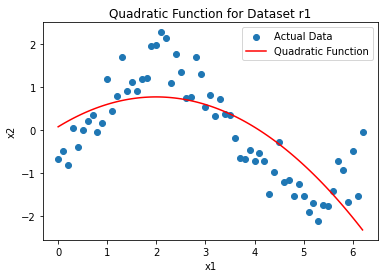

Python code for this plot:
import pandas as pd
import numpy as np
from sklearn.preprocessing import PolynomialFeatures
from sklearn.linear_model import LinearRegression
import matplotlib.pyplot as plt

# Replace 'your_data.csv' with the actual file name and path
r1 = pd.read_csv("C:\\Users\\rutvi\\OneDrive\\Desktop\\Masters\\Semester 3\\Data science survival skills\\Exercise\\Assignment 7\\regression_1.csv")

# Display the first few rows of the dataframe to understand the structure
print(r1.head())
# Display basic information about the dataframe
print(r1.info())

# Summary statistics
print(r1.describe())

# Check for missing values
print(r1.isnull().sum())

# Assuming 'x1' as the feature and 'x2' as the target
X = r1[['x1']]
y = r1['x2']

# Transform features to quadratic
poly_features = PolynomialFeatures(degree=2)
X_poly = poly_features.fit_transform(X)

# Fit linear regression with quadratic features
model = LinearRegression()
model.fit(X_poly, y)

# Generate predictions
X_range = np.linspace(X.min(), X.max(), 100).reshape(-1, 1)
X_range_poly = poly_features.transform(X_range)
predictions = model.predict(X_range_poly)

# Plot the actual data points and the fitted quadratic function
plt.scatter(X, y, label='Actual Data')
plt.plot(X_range, predictions, color='red', label='Quadratic Function')
plt.title('Quadratic Function for Dataset r1')
plt.xlabel('x1')
plt.ylabel('x2')
plt.legend()
plt.show()
